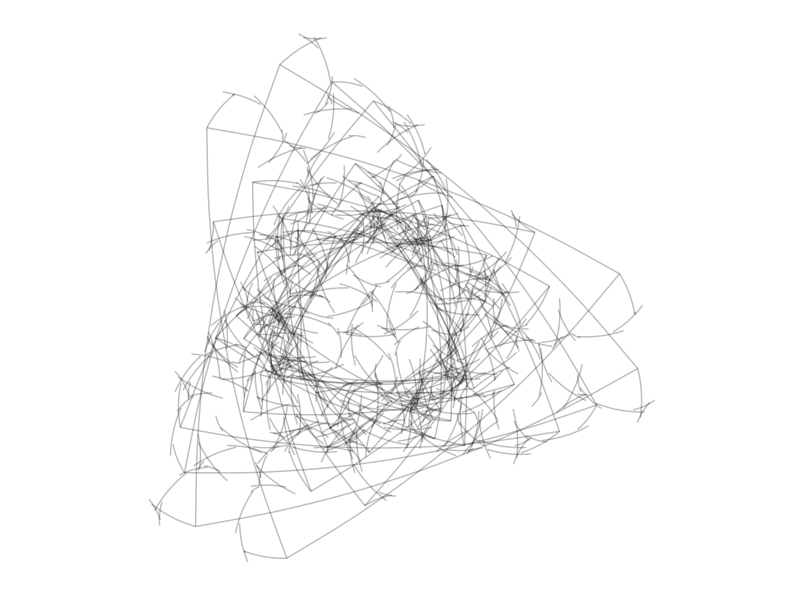

Generate this figure with R:
## ---- chunk 1
#| label: setup
#| message: false
library(tidyverse)
## ---- chunk 2
# This function creates the segments of the original polygon
polygon <- function(n) {
  tibble(
    x    = accumulate(1:(n-1), ~.x+cos(.y*2*pi/n), .init = 0),
    y    = accumulate(1:(n-1), ~.x+sin(.y*2*pi/n), .init = 0),
    xend = accumulate(2:n,     ~.x+cos(.y*2*pi/n), .init = cos(2*pi/n)),
    yend = accumulate(2:n,     ~.x+sin(.y*2*pi/n), .init = sin(2*pi/n)))
}
## ---- chunk 3
# This function creates segments from some mid-point of the edges
mid_points <- function(d, p, a, i, FUN = ratio_f) {
  d %>% mutate(
    angle=atan2(yend-y, xend-x) + a,
    radius=FUN(i),
    x=p*x+(1-p)*xend,
    y=p*y+(1-p)*yend,
    xend=x+radius*cos(angle),
    yend=y+radius*sin(angle)) %>% 
    select(x, y, xend, yend)
}
## ---- chunk 4
# This function connect the ending points of mid-segments
con_points <- function(d) {
  d %>% mutate(
    x=xend,
    y=yend,
    xend=lead(x, default=first(x)),
    yend=lead(y, default=first(y))) %>% 
    select(x, y, xend, yend)
}

## ---- chunk 5
edges <- 3   # Number of edges of the original polygon
niter <- 250 # Number of iterations
pond <- 0.24  # Weight to calculate the point on the middle of each edge
step  <- 13  # Number of times to draw mid-segments before connect ending points
alph  <- 0.25 # transparency of curves in geom_curve
angle <- 0.6 # angle of mid-segment with the edge
curv <- 0.1   # Curvature of curves
line_color <- "black" # Color of curves in geom_curve
back_color <- "white" # Background of the ggplot
ratio_f <- function(x) {sin(x)} # To calculate the longitude of mid-segments
## ---- chunk 6
# Generation on the fly of the dataset
accumulate(.f = function(old, y) {
  if (y%%step!=0) mid_points(old, pond, angle, y) else con_points(old)
  }, 1:niter,
.init=polygon(edges)) %>% bind_rows() -> df
## ---- chunk 7
# Plot
ggplot(df)+
  geom_curve(aes(x=x, y=y, xend=xend, yend=yend),
             curvature = curv,
             color=line_color,
             alpha=alph)+
  coord_equal()+
  theme(legend.position  = "none",
        panel.background = element_rect(fill=back_color),
        plot.background  = element_rect(fill=back_color),
        axis.ticks       = element_blank(),
        panel.grid       = element_blank(),
        axis.title       = element_blank(),
        axis.text        = element_blank())
